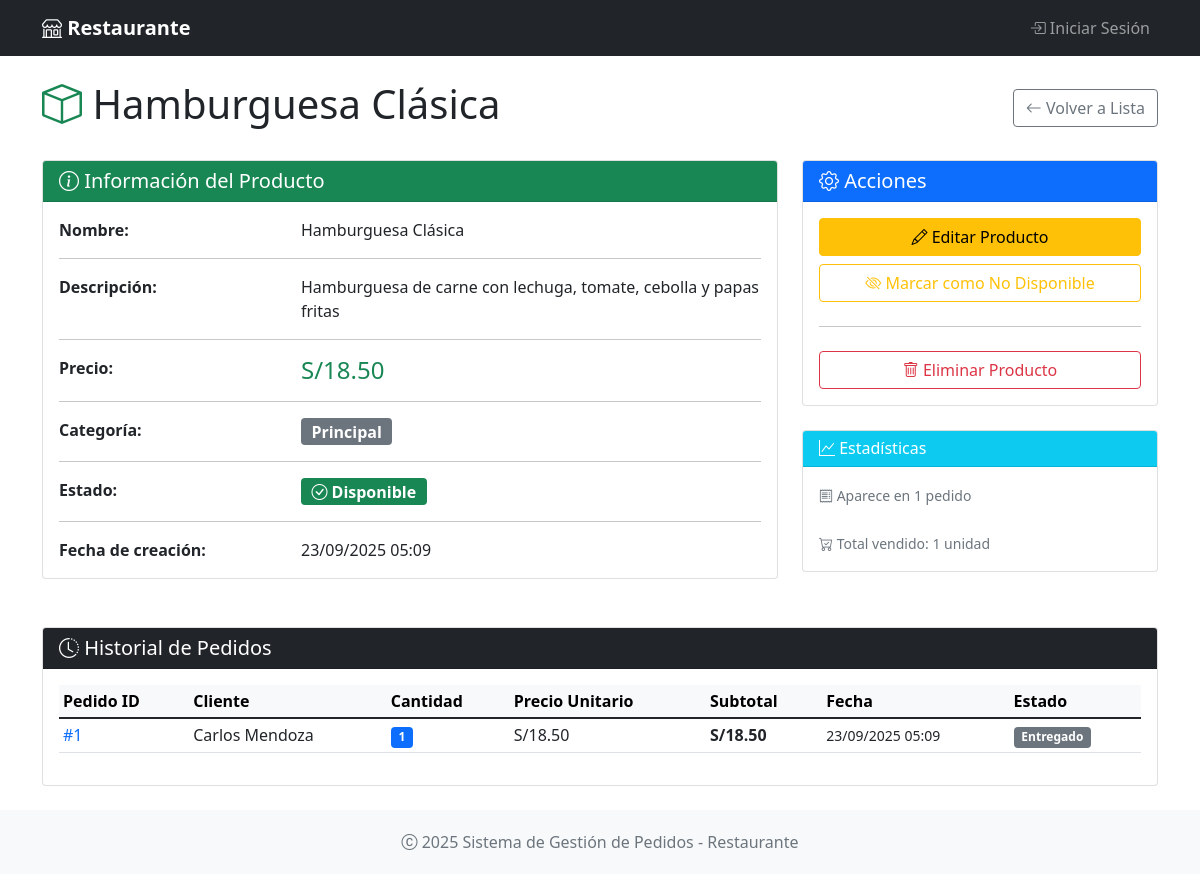
The app's page /productos/1 with its own data.
### app.py (models this page shows, shortened)
class Producto(db.Model):
    __tablename__ = 'productos'
    id = db.Column(db.Integer, primary_key=True)
    nombre = db.Column(db.String(100), nullable=False)
    descripcion = db.Column(db.Text)
    precio = db.Column(db.Float, nullable=False)
    categoria = db.Column(db.String(50), nullable=False)
    disponible = db.Column(db.Boolean, default=True)
    fecha_creacion = db.Column(db.DateTime, default=lambda: datetime.now(timezone.utc))
    detalles_pedido = db.relationship('DetallePedido', backref='producto', lazy=True)

class DetallePedido(db.Model):
    __tablename__ = 'detalles_pedido'
    id = db.Column(db.Integer, primary_key=True)
    pedido_id = db.Column(db.Integer, db.ForeignKey('pedidos.id'), nullable=False)
    producto_id = db.Column(db.Integer, db.ForeignKey('productos.id'), nullable=False)
    cantidad = db.Column(db.Integer, nullable=False)
    precio_unitario = db.Column(db.Float, nullable=False)
    subtotal = db.Column(db.Float, nullable=False)
    observaciones = db.Column(db.String(200))

class Pedido(db.Model):
    __tablename__ = 'pedidos'
    id = db.Column(db.Integer, primary_key=True)
    cliente_nombre = db.Column(db.String(100), nullable=False)
    cliente_telefono = db.Column(db.String(20))
    mesa_id = db.Column(db.Integer, db.ForeignKey('mesas.id'))  # Relación con Mesa
    mesa_numero = db.Column(db.String(10))  # Mantener compatibilidad
    estado = db.Column(db.String(20), default='pendiente')
    total = db.Column(db.Float, default=0.0)
    fecha = db.Column(db.DateTime, default=lambda: datetime.now(timezone.utc))
    observaciones = db.Column(db.Text)
    usuario_id = db.Column(db.Integer, db.ForeignKey('usuarios.id'))  # Quien tomó el pedido
    cocinero_id = db.Column(db.Integer, db.ForeignKey('usuarios.id'))  # Quien lo preparó
    detalles = db.relationship('DetallePedido', backref='pedido', lazy=True, cascade='all, delete-orphan')
    usuario = db.relationship('Usuario', foreign_keys=[usuario_id], backref='pedidos_tomados')
    cocinero = db.relationship('Usuario', foreign_keys=[cocinero_id], backref='pedidos_preparados')
    @property
    def mesa(self):
        return self.mesa_numero or (self.mesa_info.numero if self.mesa_info else None)

### app.py (the view)
@app.route('/productos/<int:id>')
def ver_producto(id):
    producto = Producto.query.get_or_404(id)
    return render_template('productos/detalle.html', producto=producto)

### app/templates/productos/detalle.html (shortened to what this page needs)
{% extends "base.html" %}
{% block content %}
<div class="row">
    <div class="col-12">
        <div class="d-flex justify-content-between align-items-center mb-4">
            <h1 class="display-6">
                <i class="bi bi-box text-success"></i> {{ producto.nombre }}
            </h1>
            <div>
                <a href="{{ url_for('lista_productos') }}" class="btn btn-outline-secondary">
                    <i class="bi bi-arrow-left"></i> Volver a Lista
                </a>
            </div>
        </div>
    </div>
</div>
<div class="row">
    <div class="col-md-8 mb-4">
        <div class="card">
            <div class="card-header bg-success text-white">
                <h5 class="mb-0">
                    <i class="bi bi-info-circle"></i> Información del Producto
                </h5>
            </div>
            <div class="card-body">
                <div class="row">
                    <div class="col-sm-4">
                        <strong>Nombre:</strong>
                    </div>
                    <div class="col-sm-8">
                        {{ producto.nombre }}
                    </div>
                </div>
                <hr>
                {% if producto.descripcion %}
                <div class="row">
                    <div class="col-sm-4">
                        <strong>Descripción:</strong>
                    </div>
                    <div class="col-sm-8">
                        {{ producto.descripcion }}
                    </div>
                </div>
                <hr>
                {% endif %}
                <div class="row">
                    <div class="col-sm-4">
                        <strong>Precio:</strong>
                    </div>
                    <div class="col-sm-8">
                        <span class="h4 text-success">S/{{ "{:,.2f}".format(producto.precio) }}</span>
                    </div>
                </div>
                <hr>
                <div class="row">
                    <div class="col-sm-4">
                        <strong>Categoría:</strong>
                    </div>
                    <div class="col-sm-8">
                        <span class="badge bg-secondary fs-6">{{ producto.categoria }}</span>
                    </div>
                </div>
                <hr>
                <div class="row">
                    <div class="col-sm-4">
                        <strong>Estado:</strong>
                    </div>
                    <div class="col-sm-8">
                        {% if producto.disponible %}
                            <span class="badge bg-success fs-6">
                                <i class="bi bi-check-circle"></i> Disponible
                            </span>
                        {% else %}
                            <span class="badge bg-danger fs-6">
                                <i class="bi bi-x-circle"></i> No Disponible
                            </span>
                        {% endif %}
                    </div>
                </div>
                <hr>
                <div class="row">
                    <div class="col-sm-4">
                        <strong>Fecha de creación:</strong>
                    </div>
                    <div class="col-sm-8">
                        {{ producto.fecha_creacion.strftime('%d/%m/%Y %H:%M') }}
                    </div>
                </div>
            </div>
        </div>
    </div>
    <div class="col-md-4 mb-4">
        <div class="card">
            <div class="card-header bg-primary text-white">
                <h5 class="mb-0">
                    <i class="bi bi-gear"></i> Acciones
                </h5>
            </div>
            <div class="card-body">
                <div class="d-grid gap-2">
                    <a href="{{ url_for('editar_producto', id=producto.id) }}"
                       class="btn btn-warning">
                        <i class="bi bi-pencil"></i> Editar Producto
                    </a>
                    <form method="POST" action="{{ url_for('toggle_disponibilidad', id=producto.id) }}">
                        <button type="submit" class="btn btn-{{ 'outline-warning' if producto.disponible else 'outline-success' }} w-100">
                            {% if producto.disponible %}
                                <i class="bi bi-eye-slash"></i> Marcar como No Disponible
                            {% else %}
                                <i class="bi bi-eye"></i> Marcar como Disponible
                            {% endif %}
                        </button>
                    </form>
                    <hr>
                    <form method="POST" action="{{ url_for('eliminar_producto', id=producto.id) }}"
                          onsubmit="return confirm('¿Estás seguro de eliminar este producto? Esta acción no se puede deshacer.')">
                        <button type="submit" class="btn btn-outline-danger w-100">
                            <i class="bi bi-trash"></i> Eliminar Producto
                        </button>
                    </form>
                </div>
            </div>
        </div>
        <div class="card mt-4">
            <div class="card-header bg-info text-white">
                <h6 class="mb-0">
                    <i class="bi bi-graph-up"></i> Estadísticas
                </h6>
            </div>
            <div class="card-body">
                <small class="text-muted">
                    {% set pedidos_con_producto = producto.detalles_pedido|length %}
                    {% if pedidos_con_producto > 0 %}
                        <i class="bi bi-receipt"></i> Aparece en {{ pedidos_con_producto }} pedido{{ 's' if pedidos_con_producto != 1 else '' }}
                        <br><br>
                        {% set total_vendido = producto.detalles_pedido|sum(attribute='cantidad') or 0 %}
                        <i class="bi bi-cart-check"></i> Total vendido: {{ total_vendido }} unidad{{ 'es' if total_vendido != 1 else '' }}
                    {% else %}
                        <i class="bi bi-info-circle"></i> Este producto aún no ha sido pedido.
                    {% endif %}
                </small>
            </div>
        </div>
    </div>
</div>
{% if producto.detalles_pedido %}
<div class="row mt-4">
    <div class="col-12">
        <div class="card">
            <div class="card-header bg-dark text-white">
                <h5 class="mb-0">
                    <i class="bi bi-clock-history"></i> Historial de Pedidos
                </h5>
            </div>
            <div class="card-body">
                <div class="table-responsive">
                    <table class="table table-sm">
                        <thead class="table-light">
                            <tr>
                                <th>Pedido ID</th>
                                <th>Cliente</th>
                                <th>Cantidad</th>
                                <th>Precio Unitario</th>
                                <th>Subtotal</th>
                                <th>Fecha</th>
                                <th>Estado</th>
                            </tr>
                        </thead>
                        <tbody>
                            {% for detalle in producto.detalles_pedido|reverse %}
                            <tr>
                                <td>
                                    <a href="{{ url_for('pedidos.ver_pedido', id=detalle.pedido.id) }}"
                                       class="text-decoration-none">
                                        #{{ detalle.pedido.id }}
                                    </a>
                                </td>
                                <td>{{ detalle.pedido.cliente_nombre }}</td>
                                <td>
                                    <span class="badge bg-primary">{{ detalle.cantidad }}</span>
                                </td>
                                <td>S/{{ "{:,.2f}".format(detalle.precio_unitario) }}</td>
                                <td><strong>S/{{ "{:,.2f}".format(detalle.subtotal) }}</strong></td>
                                <td>
                                    <small>{{ detalle.pedido.fecha.strftime('%d/%m/%Y %H:%M') }}</small>
                                </td>
                                <td>
                                    {% if detalle.pedido.estado == 'pendiente' %}
                                        <span class="badge bg-warning">Pendiente</span>
                                    {% elif detalle.pedido.estado == 'preparando' %}
                                        <span class="badge bg-info">Preparando</span>
                                    {% elif detalle.pedido.estado == 'listo' %}
                                        <span class="badge bg-success">Listo</span>
                                    {% elif detalle.pedido.estado == 'entregado' %}
                                        <span class="badge bg-secondary">Entregado</span>
                                    {% else %}
                                        <span class="badge bg-danger">Cancelado</span>
                                    {% endif %}
                                </td>
                            </tr>
                            {% endfor %}
                        </tbody>
                    </table>
                </div>
            </div>
        </div>
    </div>
</div>
{% endif %}
{% endblock %}

### app/templates/base.html (style rules this page uses)
.min-vh-100 { min-height: 100vh; }

### records on screen
Producto: nombre "Hamburguesa Clásica", descripcion "Hamburguesa de carne con lechuga, tomate, cebolla y papas fritas", precio "18.50", categoria "Principal", fecha_creacion "23/09/2025 05:09"
DetallePedido: pedido.id "1", pedido.cliente_nombre "Carlos Mendoza", cantidad "1", precio_unitario "18.50", subtotal "18.50", pedido.fecha "23/09/2025 05:09"

### other values on screen
{{ pedidos_con_producto }} "1"
{{ total_vendido }} "1"
